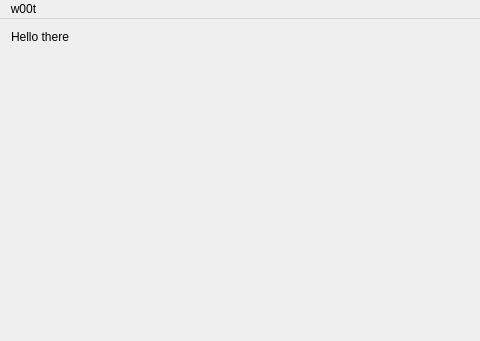
<?xml version="1.0" encoding="UTF-8"?>
<ui version="4.0">
 <class>MainWindow</class>
 <widget class="QMainWindow" name="MainWindow">
  <property name="geometry">
   <rect>
    <x>0</x>
    <y>0</y>
    <width>480</width>
    <height>341</height>
   </rect>
  </property>
  <property name="windowTitle">
   <string>Hello</string>
  </property>
  <widget class="QWidget" name="centralWidget">
   <layout class="QGridLayout" name="gridLayout_3">
    <item row="0" column="0">
     <widget class="QLabel" name="label">
      <property name="text">
       <string>Hello there</string>
      </property>
     </widget>
    </item>
    <item row="1" column="0">
     <spacer name="verticalSpacer">
      <property name="orientation">
       <enum>Qt::Vertical</enum>
      </property>
      <property name="sizeHint" stdset="0">
       <size>
        <width>20</width>
        <height>40</height>
       </size>
      </property>
     </spacer>
    </item>
   </layout>
  </widget>
  <widget class="QMenuBar" name="menuBar">
   <property name="geometry">
    <rect>
     <x>0</x>
     <y>0</y>
     <width>480</width>
     <height>22</height>
    </rect>
   </property>
   <widget class="QMenu" name="menuw00t">
    <property name="title">
     <string>w00t</string>
    </property>
    <addaction name="actionAbout"/>
    <addaction name="actionExit"/>
   </widget>
   <addaction name="menuw00t"/>
  </widget>
  <action name="actionAbout">
   <property name="text">
    <string>About</string>
   </property>
  </action>
  <action name="actionExit">
   <property name="text">
    <string>Exit</string>
   </property>
  </action>
 </widget>
 <layoutdefault spacing="6" margin="11"/>
 <resources>
  <include location="assets.qrc"/>
 </resources>
 <connections/>
</ui>
